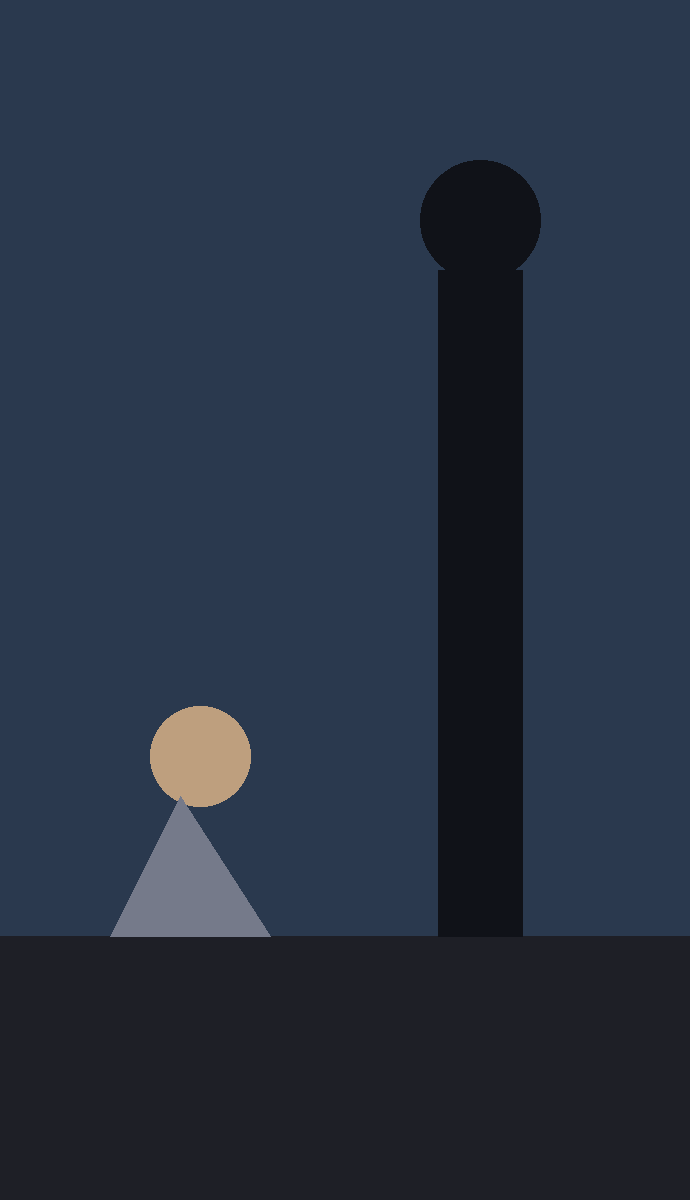
#> input picture assets/gold-standard/selected-originals/panel_source_0001.png, 690 x 1200 px
$ python -i create_gold_standard_fixture.py   (imports and definitions only)
#> lines starting #> are read from the running program, lines starting #| are printed output that depends on the picture
#> further down, picture is the input picture: PIL image 690x1200 RGB; mean R, G, B 39.7, 50, 66.1
#!/usr/bin/env python3
from __future__ import annotations

import argparse
import csv
import json
import re
import shutil
import struct
import sys
from pathlib import Path

from PIL import Image, ImageCms, ImageDraw, ImageEnhance, ImageFilter, ImageOps


SKILL_ROOT = Path(__file__).resolve().parents[1]
_profile_bytes = bytearray(ImageCms.ImageCmsProfile(ImageCms.createProfile("sRGB")).tobytes())
# [1 line not run here, left out]
SRGB = bytes(_profile_bytes)
NARRATIONS = (
    "这个曾被多国追捕的男人，\n如今却在仇家门前低头。",
    "因为妹妹刚刚失踪，\n对方手里握着唯一线索。",
    "老板抬手撕掉照片，\n林川却先扣住他的手腕。",
    "门外保镖同时冲进来，\n新的障碍立刻挡住去路。",
)
SUBJECTS = (
    "强者在掌握线索的人面前低头",
    "对方拿出失踪者照片",
    "老板撕照片时手腕被扣住",
    "多名保镖冲入房间形成新阻碍",
)


# [42 lines left out: functions write_csv, panel, not called in this run]


def compose(source: Image.Image) -> Image.Image:
    background = ImageOps.fit(source, (1440, 1080), method=Image.Resampling.LANCZOS)
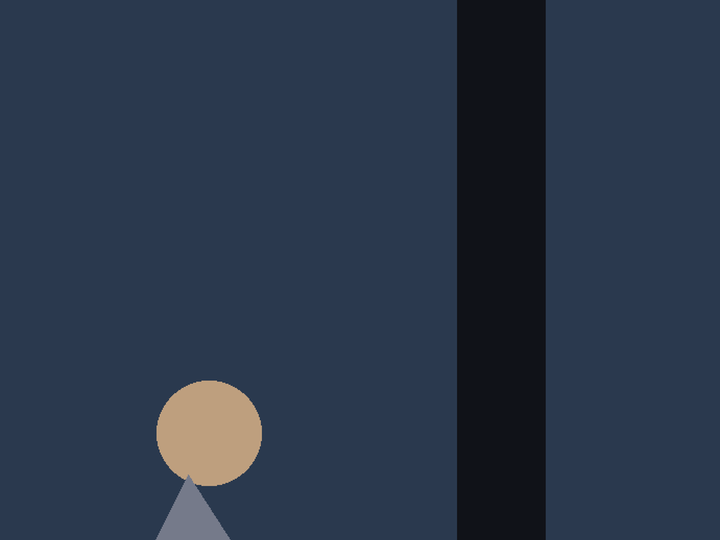
#> background: PIL image 1440x1080 RGB (shown at 1/2 size); mean R, G, B 42.6, 54.9, 72.8
    background = background.filter(ImageFilter.GaussianBlur(34))
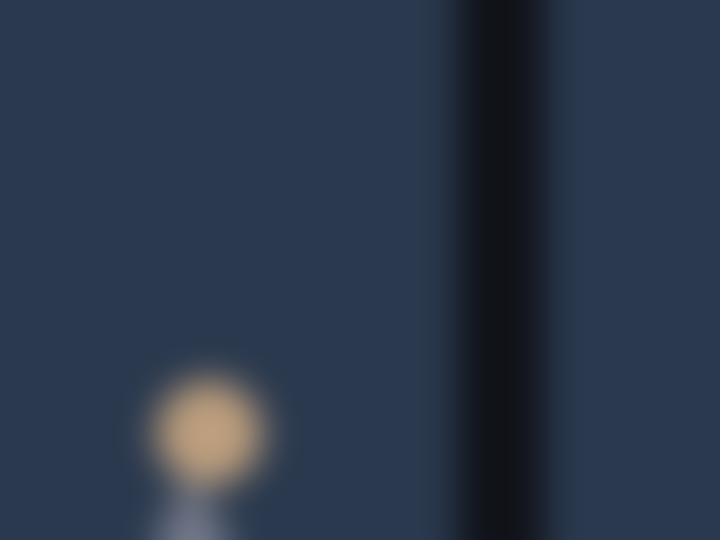
#> background: PIL image 1440x1080 RGB (shown at 1/2 size); mean R, G, B 42.6, 54.9, 72.8
    background = ImageEnhance.Brightness(background).enhance(0.65)
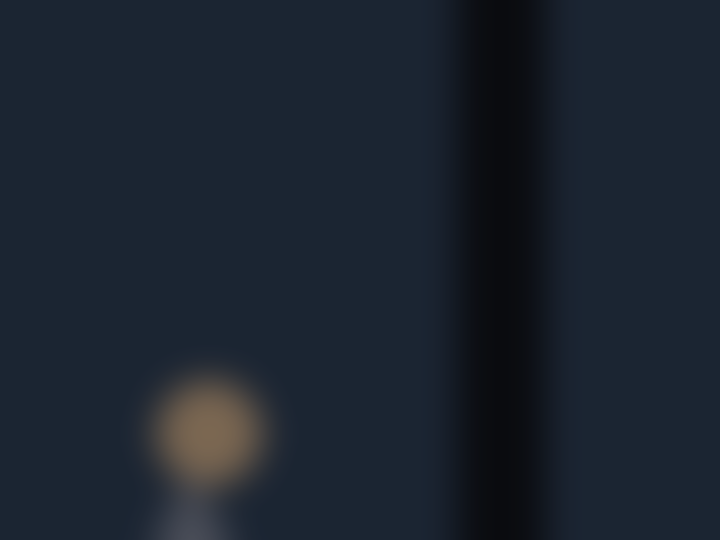
#> background: PIL image 1440x1080 RGB (shown at 1/2 size); mean R, G, B 27.3, 35.5, 46.7
    scale = min(1320 / source.width, 1040 / source.height)
#> scale = 0.867
    clear = source.resize(
        (round(source.width * scale), round(source.height * scale)), Image.Resampling.LANCZOS
    )
    result = background.copy()
    result.paste(clear, ((1440 - clear.width) // 2, (1080 - clear.height) // 2))
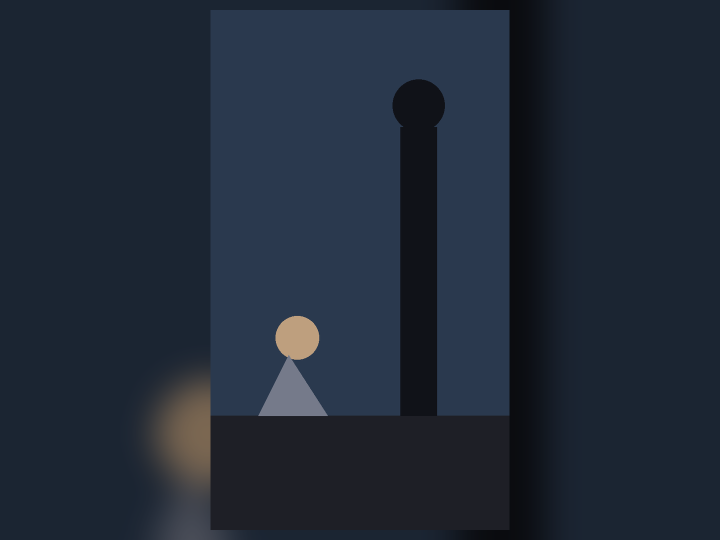
#> result: PIL image 1440x1080 RGB (shown at 1/2 size); mean R, G, B 32.5, 41.8, 55.2
    return result


# [129 lines left out: function main, not called in this run]


# [2 lines not run here, left out]

>>> from PIL import Image
>>> picture = Image.open('../assets/gold-standard/selected-originals/panel_source_0001.png')
>>> result = compose(picture)
